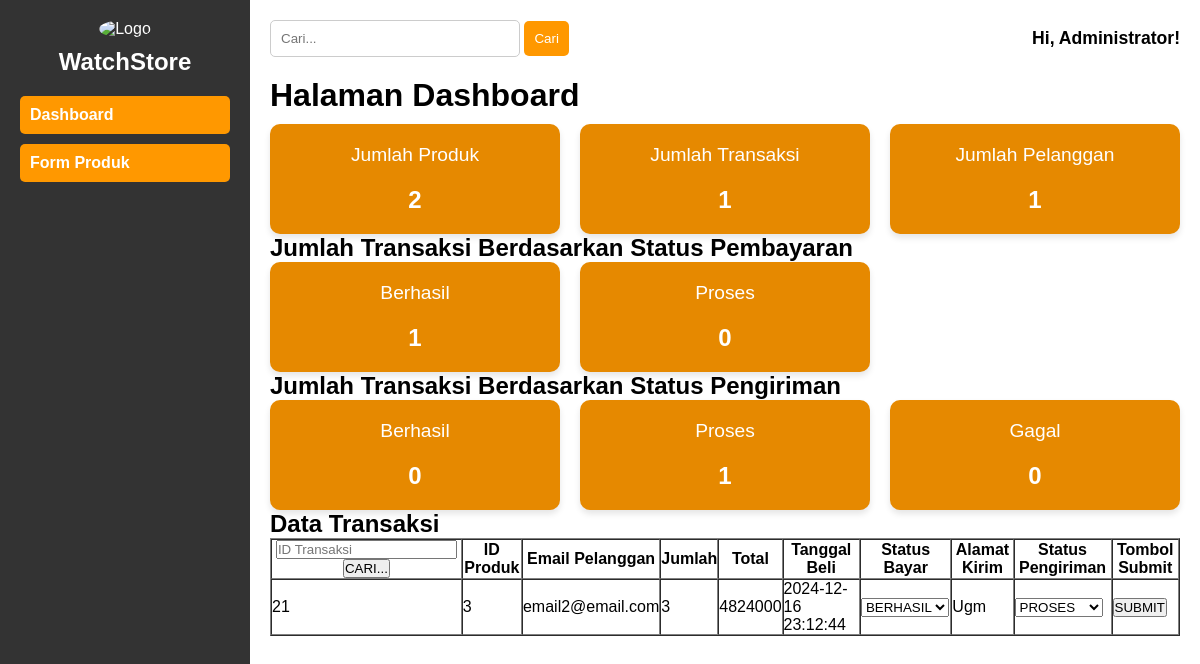
The app's page /admin/index.php?table=transaksi (signed in) with its own data.
### tables this page shows
CREATE TABLE `transaksi` (
  `idTransaksi` int(10) NOT NULL,
  `email` varchar(30) NOT NULL,
  `jumlah` int(4) NOT NULL,
  `tglBeli` datetime NOT NULL,
  `statusBayar` enum('berhasil','proses') NOT NULL,
  `alamatKirim` varchar(255) NOT NULL,
  `idProduk` int(11) DEFAULT NULL,
  `statusPengiriman` enum('berhasil','proses') NOT NULL,
  `total` int(10) NOT NULL
);

### admin/hal_proses.php (the view, shortened to what this page needs)
<?php
function tampil_produk($conn){
    $sql = 'SELECT * FROM produk';
    $result = $conn->query($sql);
    $produk = [];
    if ($result->num_rows > 0) {
        while ($row = $result->fetch_assoc()) {
            $produk[] = $row;
        }
    }
    return $produk;
}
function tampil_pelanggan($conn){
    $sql = 'SELECT * FROM pelanggan';
    $result = $conn->query($sql);
    $pelanggan = [];
    if ($result->num_rows > 0) {
        while ($row = $result->fetch_assoc()) {
            $pelanggan[] = $row;
        }
    }
    return $pelanggan;
}
function tampil_transaksi($conn){
    $sql = 'SELECT * FROM transaksi';
    $result = $conn->query($sql);
    $transaksi = [];
    if ($result->num_rows > 0) {
        while ($row = $result->fetch_assoc()) {
            $transaksi[] = $row;
        }
    }
    return $transaksi;
}
function cetakTransaksi($trk, $table){
    echo "<tr>";
    echo "<td>" . $trk['idTransaksi'] . "</td>";
    echo "<td>" . $trk['idProduk'] . "</td>";
    echo "<td>" . $trk['email'] . "</td>";
    echo "<td>" . $trk['jumlah'] . "</td>";
    echo "<td>" . $trk['total'] . "</td>";
    echo "<td>" . $trk['tglBeli'] . "</td>";
    echo '<form action="index.php" method="POST">';
    echo '<td> <select name="statusBayar">';
    echo '<option value="berhasil" '. ( $trk['statusBayar'] == 'berhasil' ? "SELECTED" : "" ).' >BERHASIL</option>';
    echo '</select>';
    echo '</td>';
    echo "<td>" . $trk['alamatKirim'] . "</td>";
    echo '<td> <select name="statusPengiriman">';
    echo '<option value="proses" '. ( $trk['statusPengiriman'] == 'proses' ? "SELECTED" : "" ).' >PROSES</option>';
    echo '</select>';
    echo '</td>';
    echo '<td> <button type="submit" name="SUBMIT">SUBMIT</button></td> </form>';
    echo "</tr>";
}
?>

### admin/index.php (shortened to what this page needs)
<!DOCTYPE html>
<html lang="en">
<head>
    <link rel="stylesheet" href="styles.css">
</head>
<body>
    <?php
    include "hal_proses.php";
    $allProduct = tampil_produk($conn);
    $transaksi = tampil_transaksi($conn);
    $pelanggan = tampil_pelanggan($conn);
    $jumlahAllProduct = count($allProduct);
    $jumlahTransaksi = count($transaksi);
    $jumlahPelanggan = count($pelanggan);
    $jumlahTransaksiBerhasilBayar = $jumlahTransaksiProsesBayar = $jumlahTransaksiGagalBayar =
    $jumlahTransaksiBerhasilKirim = $jumlahTransaksiProsesKirim = $jumlahTransaksiGagalKirim = 0;
    foreach ($transaksi as $data) {
        if ($data['statusBayar'] == "berhasil") $jumlahTransaksiBerhasilBayar += 1;
        elseif ($data['statusBayar'] == "proses") $jumlahTransaksiProsesBayar += 1;
        else {
            $jumlahTransaksiGagalBayar += 1;
        }
        if ($data['statusPengiriman'] == "berhasil") $jumlahTransaksiBerhasilKirim += 1;
        elseif ($data['statusPengiriman'] == "proses") $jumlahTransaksiProsesKirim += 1;
        else {
            $jumlahTransaksiGagalKirim += 1;
        }
    }
    ?>
    <div class="container">
        <div class="sidebar">
            <div class="logo">
                <img src="profile.png" alt="Logo" class="logo-img">
                <h2>WatchStore</h2>
            </div>
            <div class="nav">
                <ul>
                    <li><a href="index.php">Dashboard</a></li>
                    <li><a href="form_produk.php">Form Produk</a></li>
                </ul>
            </div>
        </div>
        <div class="main-content">
            <div class="header">
                <div class="search-bar">
                    <input type="text" placeholder="Cari...">
                    <button>Cari</button>
                </div>
                <div class="user-info">
                    <p>Hi, Administrator!</p>
                </div>
            </div>
            <div class="dashboard">
                <h1>Halaman Dashboard</h1>
                <div class="stats">
                    <a href="index.php?table=produk">
                        <div class="card anotherbg">
                            <p>Jumlah Produk</p>
                            <h2><?php echo $jumlahAllProduct; ?></h2>
                        </div>
                    </a>
                    <a href="index.php?table=transaksi">
                        <div class="card anotherbg">
                            <p>Jumlah Transaksi</p>
                            <h2><?php echo $jumlahTransaksi; ?></h2>
                        </div>
                    </a>
                    <a href="index.php?table=pelanggan">
                        <div class="card anotherbg">
                            <p>Jumlah Pelanggan</p>
                            <h2><?php echo $jumlahPelanggan; ?></h2>
                        </div>
                    </a>
                </div>
                <h2>Jumlah Transaksi Berdasarkan Status Pembayaran</h2>
                <div class="stats">
                    <a href="index.php?table=transaksi&filter=pembayaran&status=berhasil">
                        <div class="card anotherbg">
                            <p>Berhasil</p>
                            <h2><?php echo $jumlahTransaksiBerhasilBayar; ?></h2>
                        </div>
                    </a>
                    <a href="index.php?table=transaksi&filter=pembayaran&status=proses">
                        <div class="card anotherbg">
                            <p>Proses</p>
                            <h2><?php echo $jumlahTransaksiProsesBayar; ?></h2>
                        </div>
                    </a>
                </div>
                <h2>Jumlah Transaksi Berdasarkan Status Pengiriman</h2>
                <div class="stats">
                    <a href="index.php?table=transaksi&filter=pengiriman&status=berhasil">
                        <div class="card anotherbg">
                            <p>Berhasil</p>
                            <h2><?php echo $jumlahTransaksiBerhasilKirim; ?></h2>
                        </div>
                    </a>
                    <a href="index.php?table=transaksi&filter=pengiriman&status=proses">
                        <div class="card anotherbg">
                            <p>Proses</p>
                            <h2><?php echo $jumlahTransaksiProsesKirim; ?></h2>
                        </div>
                    </a>
                    <a href="index.php?table=transaksi&filter=pengiriman&status=gagal">
                        <div class="card anotherbg">
                            <p>Gagal</p>
                            <h2><?php echo $jumlahTransaksiGagalKirim; ?></h2>
                        </div>
                    </a>
                </div>
                <?php
                if(isset($_GET['table']) || $_SERVER['REQUEST_METHOD'] == "POST"){
                    if(isset($_GET['table'])){
                    $table = $_GET['table'];
                    }else{
                         $table = $_POST['table'];
                    }
                    if($table == 'produk'){ ?>
                        <h2>Data Produk</h2>
                        <table border="1" width="100%" cellspacing="0" cellpadding="5">
                            <thead>
                                <tr>
                                    <form action="" method="POST">
                                    <input type="text" name="table" hidden value="<?php echo $table ?>">
                                    <th><input type="text" name="idProduk" placeholder="Id Produk">
                                    <button type="submit" name="CARI">CARI...</button></th>
                                    </form>
                                    <th>Nama</th>
                                    <th>Harga</th>
                                    <th>Merk</th>
                                    <th>Warna</th>
                                    <th>Stock</th>
                                </tr>
                            </thead>
                            <tbody>
                        <?php
                        foreach($allProduct as $prd){
                            if($_SERVER['REQUEST_METHOD'] == "POST" && !empty($_POST['idProduk'])){
                                if($prd['idProduk'] == $_POST['idProduk']){
                                    cetakProduk($prd);
                                }
                            }else{
                                cetakProduk($prd);
                            }
                        }
                    }elseif($table == 'transaksi'){ ?>
                        <h2>Data Transaksi</h2>
                        <table border="1" width="100%" cellspacing="0" cellpadding="5">
                            <thead>
                                <tr>
                                    <form action="" method="POST">
                                    <th><input type="text" name="idTransaksi" placeholder="ID Transaksi">
                                    <button type="submit" name="CARI">CARI...</button></th>
                                    </form>
                                    <th>ID Produk</th>
                                    <th>Email Pelanggan</th>
                                    <th>Jumlah</th>
                                    <th>Total</th>
                                    <th>Tanggal Beli</th>
                                    <th>Status Bayar</th>
                                    <th>Alamat Kirim</th>
                                    <th>Status Pengiriman</th>
                                    <th>Tombol Submit</th>
                                </tr>
                            </thead>
                            <tbody>
                        <?php if(isset($_GET['filter'])){
                            $filter = $_GET['filter'];
                            $status = $_GET['status'];
                            if($filter == 'pembayaran'){
                                foreach($transaksi as $trk){
                                    if($trk['statusBayar']==$status){
                                        cetakTransaksi($trk, $table);
                                    }
                                }
                            }else{
                                foreach($transaksi as $trk){
                                    if($trk['statusPengiriman']==$status){
                                        cetakTransaksi($trk,$table);
                                    }
                                }
                            }
                        }else{
                            foreach ($transaksi as $trk) {
                            if($_SERVER['REQUEST_METHOD'] == "POST" && !empty($_POST['idTransaksi'])){
                                if($trk['idTransaksi'] == $_POST['idTransaksi']){
                                    cetakTransaksi($trk, $table);
                                }
                            }else{
                                cetakTransaksi($trk, $table);
                            }
                        }
                        }
                    }
                }
            ?>
                    </tbody>
                </table>
            </div>
        </div>
    </div>
</body>
</html>

### admin/styles.css (style rules this page uses)
* { margin: 0; padding: 0; box-sizing: border-box; }
body { font-family: Arial, sans-serif; display: flex; height: 100vh; background-color: #f4f4f4; }
.container { display: flex; flex-direction: row; width: 100%; }
.sidebar { background-color: #333; color: white; width: 250px; padding: 20px; }
.sidebar .logo { text-align: center; margin-bottom: 20px; }
.sidebar .logo-img { width: 60%; border-radius: 50%; }
.sidebar h2 { text-align: center; font-size: 1.5em; margin-top: 10px; }
.sidebar .nav ul { list-style: none; padding: 0; }
.sidebar .nav ul li { margin-bottom: 10px; }
.sidebar .nav ul li a { color: white; text-decoration: none; font-weight: bold; display: block; padding: 10px; background-color: #ff9800; border-radius: 5px; transition: background-color 0.3s; }
.main-content { flex: 1; padding: 20px; background-color: white; }
.header { display: flex; justify-content: space-between; align-items: center; margin-bottom: 20px; }
.search-bar input { padding: 10px; width: 250px; border: 1px solid #ccc; border-radius: 5px; }
.search-bar button { padding: 10px; background-color: #ff9800; border: none; color: white; border-radius: 5px; cursor: pointer; }
.user-info p { font-size: 1.1em; font-weight: bold; }
.dashboard h1 { margin-bottom: 10px; }
.dashboard p { margin-bottom: 20px; }
.dashboard .stats { display: grid; grid-template-columns: repeat(3, 1fr); gap: 20px; }
.card { padding: 20px; background-color: #ddd; border-radius: 10px; text-align: center; box-shadow: 0 4px 6px rgba(0, 0, 0, 0.1); cursor: pointer; }
.card.anotherbg { background-color: #e68900; color: white; }
.card p { font-size: 1.2em; }
a:link, a:visited, a:active, a { text-decoration: none; }

### records on screen
transaksi: idTransaksi "21", idProduk "3", email "email2@email.com", jumlah "3", total "4824000", tglBeli "2024-12-16 23:12:44", alamatKirim "Ugm"

### other values on screen
$jumlahAllProduct "2"
$jumlahTransaksi "1"
$jumlahPelanggan "1"
$jumlahTransaksiBerhasilBayar "1"
$jumlahTransaksiProsesBayar "0"
$jumlahTransaksiBerhasilKirim "0"
$jumlahTransaksiProsesKirim "1"
$jumlahTransaksiGagalKirim "0"
